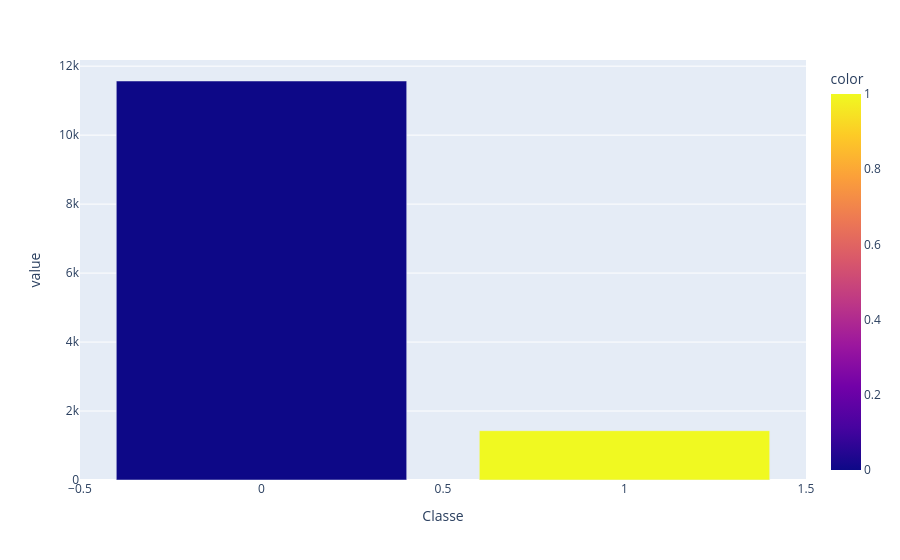

This figure's notebook cell:
### Code cell
px.bar(target_count, color=target_count.index)

### Figure 1 — Plotly figure (JSON) as saved in the notebook; plotly's stock layout.template omitted (floating-point values rounded to 4 significant figures)
{"data": [{"hovertemplate": "Classe=%{x}<br>value=%{y}<br>color=%{marker.color}<extra></extra>", "legendgroup": "", "marker": {"color": [0, 1], "coloraxis": "coloraxis", "pattern": {"shape": ""}}, "name": "", "orientation": "v", "showlegend": false, "textposition": "auto", "type": "bar", "x": [0, 1], "xaxis": "x", "y": [11570, 1430], "yaxis": "y"}], "layout": {"barmode": "relative", "coloraxis": {"colorbar": {"title": {"text": "color"}}, "colorscale": [[0, "#0d0887"], [0.1111, "#46039f"], [0.2222, "#7201a8"], [0.3333, "#9c179e"], [0.4444, "#bd3786"], [0.5556, "#d8576b"], [0.6667, "#ed7953"], [0.7778, "#fb9f3a"], [0.8889, "#fdca26"], [1, "#f0f921"]]}, "legend": {"tracegroupgap": 0}, "margin": {"t": 60}, "xaxis": {"anchor": "y", "domain": [0, 1], "title": {"text": "Classe"}}, "yaxis": {"anchor": "x", "domain": [0, 1], "title": {"text": "value"}}}}
